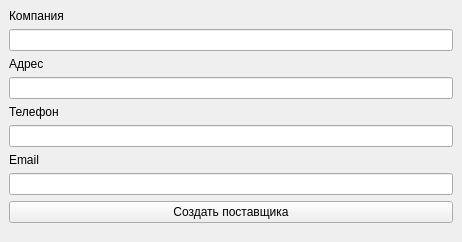
<?xml version="1.0" encoding="UTF-8"?>
<ui version="4.0">
 <class>CreateUpdateSupplier</class>
 <widget class="QMainWindow" name="CreateUpdateSupplier">
  <property name="geometry">
   <rect>
    <x>0</x>
    <y>0</y>
    <width>462</width>
    <height>242</height>
   </rect>
  </property>
  <property name="windowTitle">
   <string>Создать / изменить данные поставщика</string>
  </property>
  <widget class="QWidget" name="centralwidget">
   <layout class="QVBoxLayout" name="verticalLayout">
    <item>
     <widget class="QLabel" name="label">
      <property name="text">
       <string>Компания</string>
      </property>
     </widget>
    </item>
    <item>
     <widget class="QLineEdit" name="lineEdit"/>
    </item>
    <item>
     <widget class="QLabel" name="label_2">
      <property name="text">
       <string>Адрес</string>
      </property>
     </widget>
    </item>
    <item>
     <widget class="QLineEdit" name="lineEdit_2"/>
    </item>
    <item>
     <widget class="QLabel" name="label_3">
      <property name="text">
       <string>Телефон</string>
      </property>
     </widget>
    </item>
    <item>
     <widget class="QLineEdit" name="lineEdit_3"/>
    </item>
    <item>
     <widget class="QLabel" name="label_4">
      <property name="text">
       <string>Email</string>
      </property>
     </widget>
    </item>
    <item>
     <widget class="QLineEdit" name="lineEdit_4"/>
    </item>
    <item>
     <widget class="QPushButton" name="pushButton">
      <property name="text">
       <string>Создать поставщика</string>
      </property>
     </widget>
    </item>
    <item>
     <spacer name="verticalSpacer">
      <property name="orientation">
       <enum>Qt::Vertical</enum>
      </property>
      <property name="sizeHint" stdset="0">
       <size>
        <width>20</width>
        <height>40</height>
       </size>
      </property>
     </spacer>
    </item>
   </layout>
  </widget>
 </widget>
 <resources/>
 <connections/>
</ui>
